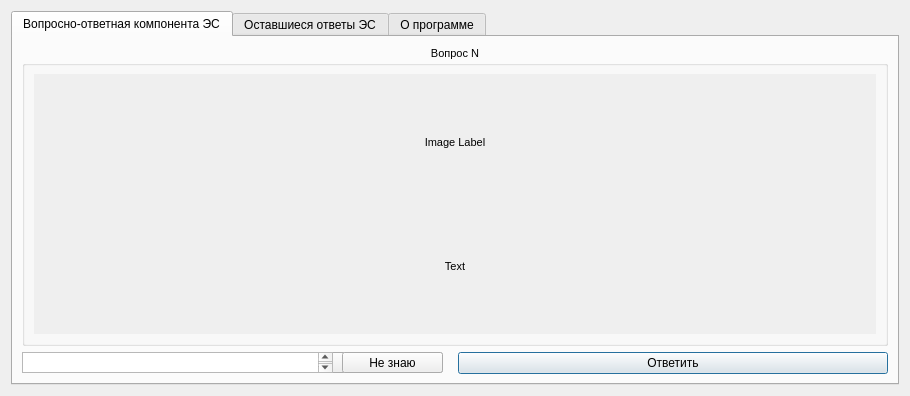
<?xml version="1.0" encoding="UTF-8"?>
<ui version="4.0">
 <class>Dialog</class>
 <widget class="QDialog" name="Dialog">
  <property name="enabled">
   <bool>true</bool>
  </property>
  <property name="geometry">
   <rect>
    <x>0</x>
    <y>0</y>
    <width>910</width>
    <height>396</height>
   </rect>
  </property>
  <property name="minimumSize">
   <size>
    <width>450</width>
    <height>250</height>
   </size>
  </property>
  <property name="acceptDrops">
   <bool>false</bool>
  </property>
  <property name="windowTitle">
   <string>Dialog</string>
  </property>
  <layout class="QHBoxLayout" name="horizontalLayout">
   <property name="spacing">
    <number>0</number>
   </property>
   <item>
    <widget class="QTabWidget" name="tabWidget">
     <property name="currentIndex">
      <number>0</number>
     </property>
     <widget class="QWidget" name="tab_Main">
      <attribute name="title">
       <string>Вопросно-ответная компонента ЭС</string>
      </attribute>
      <layout class="QGridLayout" name="gridLayout">
       <item row="0" column="0" colspan="2">
        <widget class="QGroupBox" name="groupBox_Question">
         <property name="font">
          <font>
           <pointsize>8</pointsize>
          </font>
         </property>
         <property name="title">
          <string>Вопрос N</string>
         </property>
         <property name="alignment">
          <set>Qt::AlignHCenter|Qt::AlignTop</set>
         </property>
         <layout class="QGridLayout" name="gridLayout_2">
          <item row="1" column="0">
           <widget class="QScrollArea" name="scrollArea">
            <property name="frameShape">
             <enum>QFrame::NoFrame</enum>
            </property>
            <property name="horizontalScrollBarPolicy">
             <enum>Qt::ScrollBarAlwaysOff</enum>
            </property>
            <property name="widgetResizable">
             <bool>true</bool>
            </property>
            <widget class="QWidget" name="scrollAreaWidgetContents">
             <property name="geometry">
              <rect>
               <x>0</x>
               <y>0</y>
               <width>836</width>
               <height>248</height>
              </rect>
             </property>
             <layout class="QVBoxLayout" name="verticalLayout">
              <item>
               <widget class="QLabel" name="label_Question_Image">
                <property name="text">
                 <string>Image Label</string>
                </property>
                <property name="alignment">
                 <set>Qt::AlignCenter</set>
                </property>
               </widget>
              </item>
              <item>
               <widget class="QLabel" name="label_Question">
                <property name="text">
                 <string>Text</string>
                </property>
                <property name="alignment">
                 <set>Qt::AlignCenter</set>
                </property>
                <property name="wordWrap">
                 <bool>true</bool>
                </property>
               </widget>
              </item>
             </layout>
            </widget>
           </widget>
          </item>
         </layout>
        </widget>
       </item>
       <item row="1" column="1">
        <widget class="QPushButton" name="pushButton_SendAnswer">
         <property name="text">
          <string>Ответить</string>
         </property>
        </widget>
       </item>
       <item row="1" column="0">
        <widget class="QWidget" name="widget" native="true">
         <property name="maximumSize">
          <size>
           <width>16777215</width>
           <height>21</height>
          </size>
         </property>
         <widget class="QComboBox" name="comboBox_Answers">
          <property name="geometry">
           <rect>
            <x>0</x>
            <y>0</y>
            <width>421</width>
            <height>21</height>
           </rect>
          </property>
         </widget>
         <widget class="QTextEdit" name="textEdit_Answers">
          <property name="geometry">
           <rect>
            <x>0</x>
            <y>0</y>
            <width>311</width>
            <height>21</height>
           </rect>
          </property>
         </widget>
         <widget class="QPushButton" name="pushButton_Answers">
          <property name="geometry">
           <rect>
            <x>320</x>
            <y>0</y>
            <width>101</width>
            <height>21</height>
           </rect>
          </property>
          <property name="text">
           <string>Не знаю</string>
          </property>
         </widget>
        </widget>
       </item>
      </layout>
     </widget>
     <widget class="QWidget" name="tab_Answ">
      <attribute name="title">
       <string>Оставшиеся ответы ЭС</string>
      </attribute>
      <layout class="QGridLayout" name="gridLayout_3">
       <item row="0" column="0">
        <layout class="QVBoxLayout" name="verticalLayout_3">
         <item>
          <widget class="QTableWidget" name="tableWidget"/>
         </item>
        </layout>
       </item>
      </layout>
     </widget>
     <widget class="QWidget" name="tab_Info">
      <attribute name="title">
       <string>О программе</string>
      </attribute>
      <layout class="QVBoxLayout" name="verticalLayout_2">
       <property name="spacing">
        <number>0</number>
       </property>
       <property name="leftMargin">
        <number>0</number>
       </property>
       <property name="topMargin">
        <number>0</number>
       </property>
       <property name="rightMargin">
        <number>0</number>
       </property>
       <property name="bottomMargin">
        <number>0</number>
       </property>
       <item>
        <widget class="QScrollArea" name="scrollArea_2">
         <property name="frameShape">
          <enum>QFrame::NoFrame</enum>
         </property>
         <property name="sizeAdjustPolicy">
          <enum>QAbstractScrollArea::AdjustIgnored</enum>
         </property>
         <property name="widgetResizable">
          <bool>false</bool>
         </property>
         <property name="alignment">
          <set>Qt::AlignLeading|Qt::AlignLeft|Qt::AlignTop</set>
         </property>
         <widget class="QWidget" name="scrollAreaWidgetContents_2">
          <property name="geometry">
           <rect>
            <x>0</x>
            <y>0</y>
            <width>877</width>
            <height>300</height>
           </rect>
          </property>
          <property name="autoFillBackground">
           <bool>true</bool>
          </property>
          <widget class="QLabel" name="label">
           <property name="geometry">
            <rect>
             <x>11</x>
             <y>11</y>
             <width>460</width>
             <height>28</height>
            </rect>
           </property>
           <property name="font">
            <font>
             <pointsize>14</pointsize>
            </font>
           </property>
           <property name="frameShape">
            <enum>QFrame::NoFrame</enum>
           </property>
           <property name="text">
            <string>ФИО автора: Леонов Владислав Денисович</string>
           </property>
           <property name="alignment">
            <set>Qt::AlignLeading|Qt::AlignLeft|Qt::AlignTop</set>
           </property>
           <property name="wordWrap">
            <bool>false</bool>
           </property>
           <property name="indent">
            <number>-1</number>
           </property>
          </widget>
          <widget class="QLabel" name="label_4">
           <property name="geometry">
            <rect>
             <x>11</x>
             <y>52</y>
             <width>376</width>
             <height>28</height>
            </rect>
           </property>
           <property name="font">
            <font>
             <pointsize>14</pointsize>
            </font>
           </property>
           <property name="text">
            <string>E-mail автора: bourhood@gmail.com</string>
           </property>
           <property name="alignment">
            <set>Qt::AlignLeading|Qt::AlignLeft|Qt::AlignTop</set>
           </property>
          </widget>
          <widget class="QLabel" name="label_3">
           <property name="geometry">
            <rect>
             <x>11</x>
             <y>92</y>
             <width>175</width>
             <height>28</height>
            </rect>
           </property>
           <property name="font">
            <font>
             <pointsize>14</pointsize>
            </font>
           </property>
           <property name="text">
            <string>Группа: 224-322</string>
           </property>
           <property name="alignment">
            <set>Qt::AlignLeading|Qt::AlignLeft|Qt::AlignTop</set>
           </property>
          </widget>
          <widget class="QLabel" name="label_2">
           <property name="geometry">
            <rect>
             <x>11</x>
             <y>133</y>
             <width>607</width>
             <height>28</height>
            </rect>
           </property>
           <property name="font">
            <font>
             <pointsize>14</pointsize>
            </font>
           </property>
           <property name="text">
            <string>Университет: Московский Политехнический Университет</string>
           </property>
           <property name="alignment">
            <set>Qt::AlignLeading|Qt::AlignLeft|Qt::AlignTop</set>
           </property>
          </widget>
          <widget class="QLabel" name="label_5">
           <property name="geometry">
            <rect>
             <x>11</x>
             <y>174</y>
             <width>312</width>
             <height>28</height>
            </rect>
           </property>
           <property name="font">
            <font>
             <pointsize>14</pointsize>
            </font>
           </property>
           <property name="text">
            <string>Дата разработки: 01.12.2023</string>
           </property>
           <property name="alignment">
            <set>Qt::AlignLeading|Qt::AlignLeft|Qt::AlignTop</set>
           </property>
          </widget>
          <widget class="QLabel" name="label_6">
           <property name="geometry">
            <rect>
             <x>11</x>
             <y>215</y>
             <width>732</width>
             <height>28</height>
            </rect>
           </property>
           <property name="font">
            <font>
             <pointsize>14</pointsize>
            </font>
           </property>
           <property name="text">
            <string>&lt;html&gt;&lt;head/&gt;&lt;body&gt;&lt;p&gt;Учебный курс: &lt;a href=&quot;https://online.mospolytech.ru/course/view.php?id=5148&quot;&gt;&lt;span style=&quot; text-decoration: underline; color:#0000ff;&quot;&gt;https://online.mospolytech.ru/course/view.php?id=5148&lt;/span&gt;&lt;/a&gt;&lt;/p&gt;&lt;/body&gt;&lt;/html&gt;</string>
           </property>
           <property name="alignment">
            <set>Qt::AlignLeading|Qt::AlignLeft|Qt::AlignTop</set>
           </property>
           <property name="openExternalLinks">
            <bool>true</bool>
           </property>
          </widget>
          <widget class="QLabel" name="label_7">
           <property name="geometry">
            <rect>
             <x>11</x>
             <y>255</y>
             <width>855</width>
             <height>28</height>
            </rect>
           </property>
           <property name="font">
            <font>
             <pointsize>14</pointsize>
            </font>
           </property>
           <property name="text">
            <string>&lt;html&gt;&lt;head/&gt;&lt;body&gt;&lt;p&gt;Программа является вопросно-ответной компонентой Экспертной Системы (ЭС)&lt;/p&gt;&lt;/body&gt;&lt;/html&gt;</string>
           </property>
           <property name="alignment">
            <set>Qt::AlignLeading|Qt::AlignLeft|Qt::AlignTop</set>
           </property>
           <property name="openExternalLinks">
            <bool>true</bool>
           </property>
          </widget>
          <zorder>label_4</zorder>
          <zorder>label_3</zorder>
          <zorder>label_2</zorder>
          <zorder>label_5</zorder>
          <zorder>label_6</zorder>
          <zorder>label_7</zorder>
          <zorder>label</zorder>
         </widget>
        </widget>
       </item>
      </layout>
     </widget>
    </widget>
   </item>
  </layout>
 </widget>
 <resources/>
 <connections/>
</ui>
